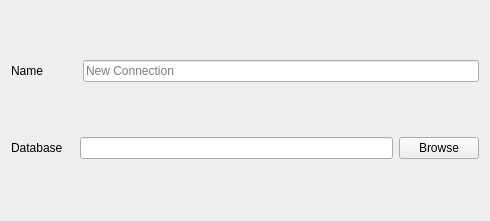
<?xml version="1.0" encoding="UTF-8"?>
<ui version="4.0">
 <class>SqliteConnectionEditWidget</class>
 <widget class="QWidget" name="SqliteConnectionEditWidget">
  <property name="geometry">
   <rect>
    <x>0</x>
    <y>0</y>
    <width>490</width>
    <height>221</height>
   </rect>
  </property>
  <property name="windowTitle">
   <string>Form</string>
  </property>
  <layout class="QVBoxLayout" name="verticalLayout">
   <item>
    <layout class="QHBoxLayout" name="horizontalLayout" stretch="1,6">
     <item>
      <widget class="QLabel" name="connectionNameLabel">
       <property name="text">
        <string>Name</string>
       </property>
      </widget>
     </item>
     <item>
      <widget class="QLineEdit" name="connectionNameEdit">
       <property name="text">
        <string/>
       </property>
       <property name="placeholderText">
        <string>New Connection</string>
       </property>
      </widget>
     </item>
    </layout>
   </item>
   <item>
    <layout class="QHBoxLayout" name="horizontalLayout_3" stretch="1,5,1">
     <item>
      <widget class="QLabel" name="databasePathLabel">
       <property name="text">
        <string>Database</string>
       </property>
      </widget>
     </item>
     <item>
      <widget class="QLineEdit" name="databasePathEdit"/>
     </item>
     <item>
      <widget class="QPushButton" name="openFileDialog">
       <property name="text">
        <string>Browse</string>
       </property>
      </widget>
     </item>
    </layout>
   </item>
  </layout>
 </widget>
 <resources/>
 <connections/>
</ui>
